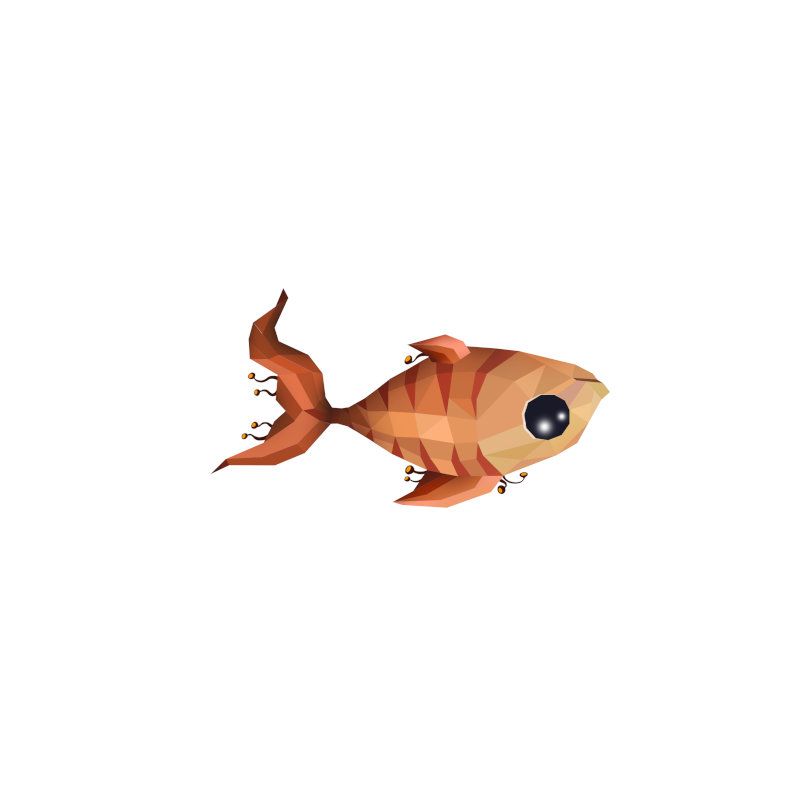
#> input picture fish.png, 800 x 800 px
$ python Synthetic2D.py
#> lines starting #> are read from the running program, lines starting #| are printed output that depends on the picture
### Lines2D.py
import numpy as np
import matplotlib.pyplot as plt

def clamp(arrs, boolexpr):
    """
    Clamp numpy arrays to a boolean expression
    Parameters
    ----------
    arrs: Length-k list of [ndarray(N)]
        List of arrays
    boolexpr: ndarray(N, dtype=np.boolean)
        Boolean expression
    Returns
    -------
    Length-k list of [ndarray(M)], where M is
    the number of true evaluations in boolexpr
    """
    return [arr[boolexpr] for arr in arrs]

def ray_intersect_loop(p0, v, X):
    """
    Parameters
    ----------
    p0: ndarray(2)
        Initial point on ray
    v: ndarray(2)
        Direction of ray
    X: ndarray(N, 2)
        Points on the loop

    Returns {'hit':boolean,
                    Whether an intersection happened,
            'p': ndarray(2)
                    Point of intersection,
             'n': ndarray(2)
                    Normal at the point of intersection
            }
    """
    # vec{a} + s*vec{u} refers to line segments on curve
    # vec{b} + t*vec{v} refers to ray
    A = X
    B = np.roll(X, -1, axis=0)
    u = B - A
    # Use Cramer's rule
    # uy*vx - ux*vy
    denom = u[:, 1]*v[0] - u[:, 0]*v[1]
    # vx*(by - ay) - vy*(bx - ax)
    num_s = v[0]*(p0[1]-A[:, 1]) - v[1]*(p0[0]-A[:, 0])
    # ux*(by - ay) - uy*(bx - ax)
    num_t = u[:, 0]*(p0[1]-A[:, 1]) - u[:, 1]*(p0[0]-A[:, 0])

    idx = np.arange(X.shape[0])
    [num_s, num_t, denom, idx] = clamp([num_s, num_t, denom, idx], np.abs(denom) > 0)
    s = num_s/denom
    t = num_t/denom
    # Intersection is within the bounds of the segments
    hit = False
    p = np.zeros(2)
    n = np.zeros(2)
    [s, t, idx] = clamp([s, t, idx], (s >= 0)*(s <= 1))
    if s.size > 0:
        [s, t, idx] = clamp([s, t, idx], t >= 0)
        if t.size > 0:
            minidx = np.argmin(t)
            s = s[minidx]
            t = t[minidx]
            idx = idx[minidx]
            p = p0 + t*v
            n = u[idx, :]
            n = np.array([-n[1], n[0]])
            n = n/np.sqrt(np.sum(n**2))
            hit = True
    return {'hit':hit, 'p':p, 'n':n}

# [18 lines that do not run on import are left out]

### Synthetic2D.py
# -*- coding: utf-8 -*-
"""
Created on Mon Feb 17 10:43:09 2020

@author: Rachel
"""

"""
Purpose: To simulate a 2D range camera by finding the largest
contour on an image and using it as the object of interest
"""
import numpy as np
import matplotlib.pyplot as plt
import matplotlib.image as mpimg
from sklearn.neighbors import KDTree
import skimage
import skimage.measure
import time
from Lines2D import ray_intersect_loop

class FakeScanner2D(object):
    """
    Attributes
    ----------
    I: ndarray(M, N)
        A grayscale image representing a solid object
    contour: ndarray(K, 2)
        A list of points on the boundary of the object
    """

    def __init__(self, path, cutoff=0.9):
        """
        Setup the image that will be used in the fake
        scanner, and extract the boundary contour
        Parameters
        ----------
        path: string
            Path to image file which will be used to simulate a solid object
        cutoff: float
            A number between 0 and 1 used to determine the cutoff at which
            to draw level sets
        """
#> called with path = 'fish.png', cutoff = 0.9
        I = mpimg.imread(path)
#> I is the input picture: shape (800, 800, 4) float32; mean R, G, B, A 0.985, 0.969, 0.96, 1
        # Convert to grayscale
        self.I = 0.3*I[:, :, 0] + 0.59*I[:, :, 1] + 0.11*I[:, :, 2]
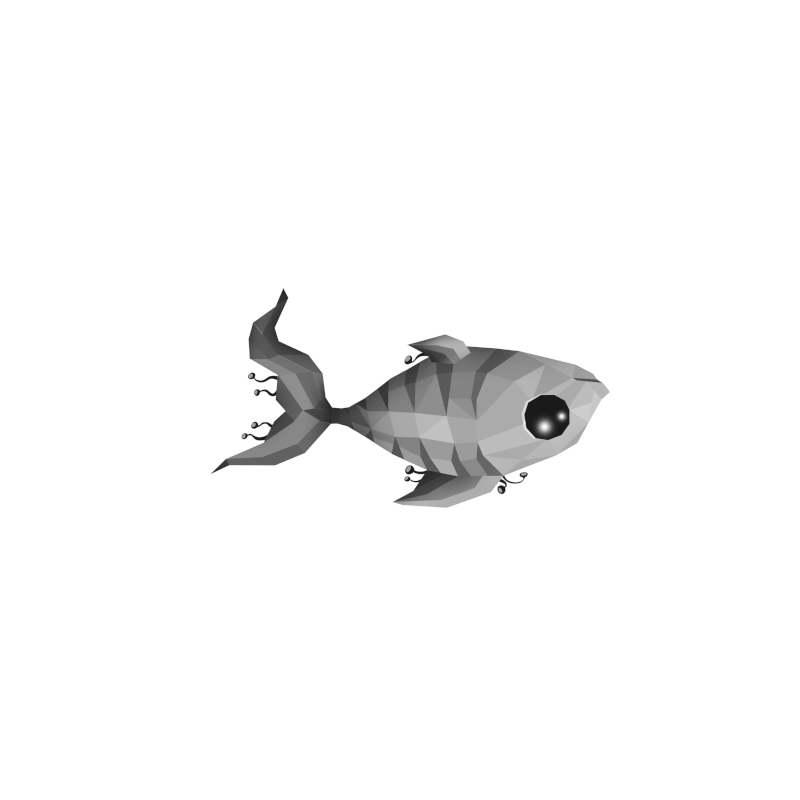
#> self.I: shape (800, 800) float32; min 0.105, max 1, mean 0.973
        contours = skimage.measure.find_contours(self.I, cutoff)
#> contours = 7 point arrays, longest 2241 points
        largest = np.array([[]])
        if len(contours) > 0:
            sizes = np.array([c.shape[0] for c in contours])
#> sizes = [2241, 5, 13, 7, 19, 5, 5]
            largest = contours[np.argmax(sizes)]
#> largest = 2241 pairs, first value 287.5 to 507.5, second value 210.2 to 609.3
        self.contour = np.flipud(largest)
#> self.contour has the same summary as largest

    def display_contour(self):
        """
        Draw the image, along with the contour
        """
        plt.imshow(self.I.T, cmap='gray')
        plt.plot(self.contour[:, 0], self.contour[:, 1])

    def get_range_scan(self, pos, towards, fov, res, do_plot=False):
        """
        Simulate a range scan
        Parameters
        ----------
        pos: ndarray(2)
            The x/y position of the camera
        towards: ndarray(2)
            A unit vector representing where the camera
            is pointed
        fov: float
            The field of view of the camera in radians
        res: int
            The number of samples to take
        do_plot: boolean
            Whether to plot the camera position and direction

        Returns
        -------
        range_scan: ndarray(res)
            The depth scans
        normals: ndarray(res, 2)
            The normals associated to each point of intersection
        """

        W, H = self.I.shape

        ## Initialize an array that will hold the range scan, and return
        ## at the end
        range_scan = np.inf*np.ones(res)
        normals = np.zeros((res, 2))

        if do_plot: ## Eventually, we want to make sure that even if we choose
            ## not to display a debugging plot that shows the intersections, our
            ## code is still able to compute the range scan and return it
            plt.subplot(1, 2, 1) # 1 Row of plots, 2 columns of plots, do the first one
            self.display_contour()
            plt.scatter([pos[0]], [pos[1]])

        thetas = np.linspace(-fov/2, fov/2, res) #all thetas within field of view
        right = np.array([towards[1], -towards[0]])

        if do_plot:
            rightdisp = pos + 50*right
            plt.plot([pos[0], rightdisp[0]], [pos[1], rightdisp[1]])
            plt.scatter(rightdisp[0], rightdisp[1])

        for i,theta in enumerate(thetas):
                ## TODO: Update this equation to be in the new coordinate
                ## system with "towards" and "right" vectors
                ## Ex) If I had a vector T and a vector R, which were each
                ## 2-element numpy arrays, I could write V = T + a*R, where
                ## a is some scalar, and V will then be a 2-element
                ## numpy array which you can think of as a vector
            V = towards + np.tan(theta)*right
            if do_plot:
                plt.plot([pos[0], pos[0]+100*V[0]], [pos[1], pos[1]+100*V[1]])

            res = ray_intersect_loop(pos, V, self.contour)
            if  res['hit']:
                # Depth is distance of camera to intersection
                y = res['p']
                diff = y - pos
                dist = np.sqrt(np.sum(diff**2))
                range_scan[i] = dist
                normals[i, :] = res['n']
                if do_plot:
                    plt.scatter(y[0], y[1])
                    plt.plot([y[0], y[0]+50*+normals[i, 0]], [y[1], y[1]+50*normals[i, 1]])

        if do_plot:
            plt.axis('equal')
            plt.gca().invert_yaxis()
            ## Show the range scan in the second subplot on the right
            plt.subplot(1, 2, 2)
            plt.plot(thetas*180/np.pi, range_scan)
        return range_scan, normals


class Reconstruction2D(object):
    """
    Attributes
    ----------
    res: int
        The number of pixels across each axis in the grid
    xmin: float
        Min x coordinate
    xmax: float
        Max x coordinate
    ymin: float
        Min y coordinate
    ymax: float
        Max y coordinate
    XGrid: ndarray(res*res, 2)
        The locations of the points on the grid
    SDF: ndarray(res, res)
        The signed distance image
    weights: ndarray(res, res)
        Weights for the SDF points (see more info in Curless/Levoy)
    """

    def __init__(self, res, xmin, xmax, ymin, ymax):
        # Store grid information as local variables
        self.res = res
        self.xmin = xmin
        self.xmax = xmax
        self.ymin = ymin
        self.ymax = ymax
        pixx = np.linspace(xmin, xmax, res)
        pixy = np.linspace(ymin, ymax, res)
        X, Y = np.meshgrid(pixx, pixy)
        self.XGrid = np.array([X.flatten(), Y.flatten()]).T
       # print(self.XGrid)
        self.SDF = np.nan*np.ones((res, res)) # The signed distance image
        self.weights = np.zeros((res, res))

    def get_scan_points(self, pos, towards, fov, res, range_scan, normals):
        """
        Given a range scan, update the signed distance image and the weights
        to incorporate the new scan.  You may assume
        Parameters
        ----------
        pos: ndarray(2)
            The x/y position of the camera that took this scan
        towards: ndarray(2)
            A unit vector representing where the camera that took
            this scan was pointed
        fov: float
            The field of view of the camera in radians
        res: int
            Resolution of the camere
        range_scan: ndarray(N)
            The range scan of the scanner
        normals: ndarray(N, 2)
            The normals at each point of intersection
            (TODO: They are in global coordinates now, should be relative to camera)

        Returns
        -------
        V: ndarray(M <= N, 2)
            Points scanned in global coordinates that were actually seen
            (non-infinite)
        N: ndarray(M <= N, 2)
            Array of corresponding normals
        """
        right = np.array([towards[1], -towards[0]])
        thetas = np.linspace(-fov/2, fov/2, res)
        V = np.ones((res,2)) #will hold vectors
        #recreation of x,y coordinates for each intersection as unit vectors
        for i,theta in enumerate(thetas):
            v = towards + np.tan(theta)*right
            m = np.sqrt(np.sum(v*v))
            v = v / m
           # print(v) #unit vector test
            V[i] = pos + range_scan[i]*v
        V = V[np.isfinite(range_scan), :]
        N = normals[np.isfinite(range_scan), :]
        return V, N

    def incorporate_scan(self, V, N, trunc_dist, do_plot=False):
        """
        Given a range scan, update the signed distance image and the weights to incorporate the new scan.
        Parameters
        ----------
        V: ndarray(M, 2)
            Points scanned in global coordinates that were actually seen
            (non-infinite)
        N: ndarray(M, 2)
            Array of corresponding normals in global coordinates
        trunc_dist: float
            Threshold at which to truncate
        """
        if V.size == 0:
            return
        tree = KDTree(V)
        distances, indices = tree.query(self.XGrid, k=1)
        indices = indices.flatten()
        distances = np.reshape(distances, (self.res, self.res))

        ## Step 1: Compute the Signed distance function
        # All the points on V that are closest to the corresponding
        # points on XGrid
        P  = V[indices, :]
        N2 = N[indices, :]
        sdf = np.sum((self.XGrid - P)*N2, 1)
        sdf = np.reshape(sdf, (self.res, self.res))
        w = np.zeros_like(sdf)
        w[distances < trunc_dist] = 1

        ## Step 2: Incorporate this signed distance
        ## function into the overall signed distance function
        numerator = np.nanprod(np.array([self.weights, self.SDF]), axis=0)
        numerator = numerator + w*sdf
        self.weights = w + self.weights
        idx = self.weights > 0
        self.SDF[idx] = numerator[idx] / self.weights[idx]
        self.SDF[self.weights == 0] = np.nan

        if do_plot:
            sdf[distances >= trunc_dist] = np.nan
            vmax = np.max(np.abs(sdf[~np.isnan(sdf)]))
            plt.figure(figsize=(15, 5))
            plt.subplot(131)
            plt.imshow(distances)
            plt.gca().invert_yaxis()
            plt.colorbar()
            plt.title("Euclidean Distances of Nearest Neighbor")
            plt.subplot(132)
            plt.imshow(sdf, cmap='seismic', vmin=-vmax, vmax=vmax)
            plt.gca().invert_yaxis()
            plt.colorbar()
            plt.title("Signed distance")
            plt.subplot(133)
            plt.imshow(w)
            plt.gca().invert_yaxis()
            plt.title("Weights")
            plt.colorbar()
            plt.show()

    def plot_reconstruction(self, scanner, cameras):
        """
        Plot the reconstruction
        Parameters
        ----------
        scanner: FakeScanner2D
            (Optional) The scanner object that was used to
            obtain the scans.  If it's provided, the ground
            truth image will be drawn for context
        cameras: list of [{'pos':ndarray(2), 'towards':ndarray(2)}]
            (Optional) If specified a list of cameras that were used to obtain the scans
        """
        sdf = self.SDF
        vmax = np.max(np.abs(sdf[~np.isnan(sdf)]))
        plt.figure(figsize=(15, 5))
        plt.subplot(131)
        for camera in cameras:
            pos, towards = camera['pos'], camera['towards']
            if scanner:
                scanner.display_contour()
            plt.scatter([pos[0]], [pos[1]])
            p2 = pos + 20*towards
            plt.plot([pos[0], p2[0]], [pos[1], p2[1]])
        plt.gca().invert_yaxis()
        plt.subplot(132)
        plt.imshow(sdf, cmap='seismic', vmin=-vmax, vmax=vmax)
        plt.gca().invert_yaxis()
        plt.colorbar()
        plt.title("Signed distance")
        plt.subplot(133)
        plt.imshow(self.weights)
        plt.gca().invert_yaxis()
        plt.title("Weights")
        plt.colorbar()
        plt.show()


def get_arc_test(start_theta, end_theta, res):
    t = np.linspace(start_theta, end_theta, res)
    V = np.zeros((t.size, 2))
    V[:, 0] = 400 + 100*np.cos(t)
    V[:, 1] = 400 + 100*np.sin(t)
    N = np.zeros((t.size, 2))
    N[:, 0] = np.cos(t)
    N[:, 1] = np.sin(t)
    return V, N

tic = time.time()
scanner = FakeScanner2D("fish.png")
recon = Reconstruction2D(200, 0, 800, 0, 800)

fov = np.pi/2 # Field of view of the camera
res = 100 # Resolution of the camera

trunc_dist = 20.0
"""
pos1 = np.array([100, 100]) # Position of the camera
towards1 = np.array([1, 1]) # Direction of the camera
range_scan, normals = scanner.get_range_scan(pos1, towards1, fov, res)
V, N = recon.get_scan_points(pos1, towards1, fov, res, range_scan, normals)
recon.incorporate_scan(V, N, trunc_dist, do_plot=True)

pos2 = np.array([350, 75]) # Position of the camera
towards2 = np.array([0, 1]) # Direction of the camera
range_scan, normals = scanner.get_range_scan(pos2, towards2, fov, res)
V, N = recon.get_scan_points(pos2, towards2, fov, res, range_scan, normals)
recon.incorporate_scan(V, N, trunc_dist, do_plot=True)
"""

fishCenter = np.array([400, 400])
initialPosC = np.array([200,200]) #initial camera position in cartesian coordinates
r = np.sqrt(np.sum((initialPosC-fishCenter)**2)) #radius of circle based off of initial camera position
#initialPosP = np.array([np.sqrt(initialPosC[0]**2 + initialPosC[1]**2), np.arctan(initialPosC[1]/initialPosC[0])])

#thetas = [ 0, np.pi/6, np.pi/4, np.pi/3, np.pi/2, (2*np.pi)/3, (3*np.pi)/4, (5*np.pi)/6, np.pi, (7*np.pi)/6, (5*np.pi)/4, (4*np.pi)/3, (3* np.pi)/2, (5*np.pi)/3, (7*np.pi)/4, (11*np.pi)/6]
#thetas = [np.pi/6, np.pi/4, np.pi/3] #testing a smaller array
num_cameras = 20
thetas = np.linspace(0, 2*np.pi, num_cameras+1)[0:-1]

towards = np.array([1,1])

cameras = [{'pos':initialPosC, 'towards':towards}] #list of [{'pos':ndarray(2), 'towards':ndarray(2)}]
cameras.pop(0)

for theta in thetas:
    towards = np.zeros(2)
    if theta > 0 and theta < np.pi/2:
        towards[0] = -1
        towards [1] = -1
    elif theta >= np.pi/2 and theta < np.pi:
        towards[0] = 1
        towards[1] = -1
    elif theta >= np.pi and theta < (3*np.pi)/2:
        towards[0] = 1
        towards [1] = 1
    else:
        towards[0] = -1
        towards[1] = 1


    #towards is unit vector of polar coordinates
    #towards[0] = (initialPosP[0] * np.cos(initialPosP[1])) / np.sqrt((initialPosP[0] * np.cos(initialPosP[1]))**2 + initialPosP[0] * np.sin(initialPosP[1])**2)
    #towards[1] = (initialPosP[0] * np.sin(initialPosP[1])) / np.sqrt((initialPosP[0] * np.cos(initialPosP[1]))**2 + initialPosP[0] * np.sin(initialPosP[1])**2)


    circle_xy = np.array([np.cos(theta), np.sin(theta)])
    xy = r*circle_xy + fishCenter
    towards = -circle_xy
    #towards is unit vector of circle?
    #towards[0] = (r * np.cos(theta)) /  np.sqrt ((r * np.cos(theta))**2 + (r * np.sin(theta))**2)
    #towards [1] = (r * np.sin(theta)) /  np.sqrt ((r * np.cos(theta))**2 + (r * np.sin(theta))**2)


    #xy = np.array([initialPosP[0]*np.cos(initialPosP[1]), initialPosP[0]*np.sin(initialPosP[1])])
    cameras.append({'pos':xy, 'towards':towards})

    range_scan, normals = scanner.get_range_scan(xy, towards, fov, res)
    V, N = recon.get_scan_points(xy, towards, fov, res, range_scan, normals)
    recon.incorporate_scan(V,N, trunc_dist, do_plot=False)
#> this loop made 20 passes


recon.plot_reconstruction(scanner, cameras)
#> in plot_reconstruction, `plt.show()`:
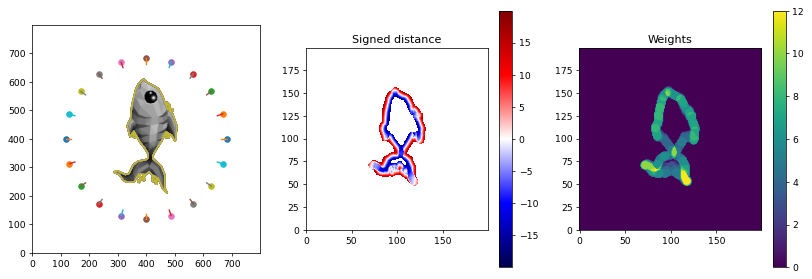
#> figure drawn by matplotlib, 5 panels

toc = time.time()
print("Elapsed Time: %.3g"%(toc-tic))

plt.figure(figsize=(8, 8))
contours = skimage.measure.find_contours(recon.SDF, 0)
for c in contours:
    plt.plot(c[:, 1], c[:, 0])
plt.axis('equal')
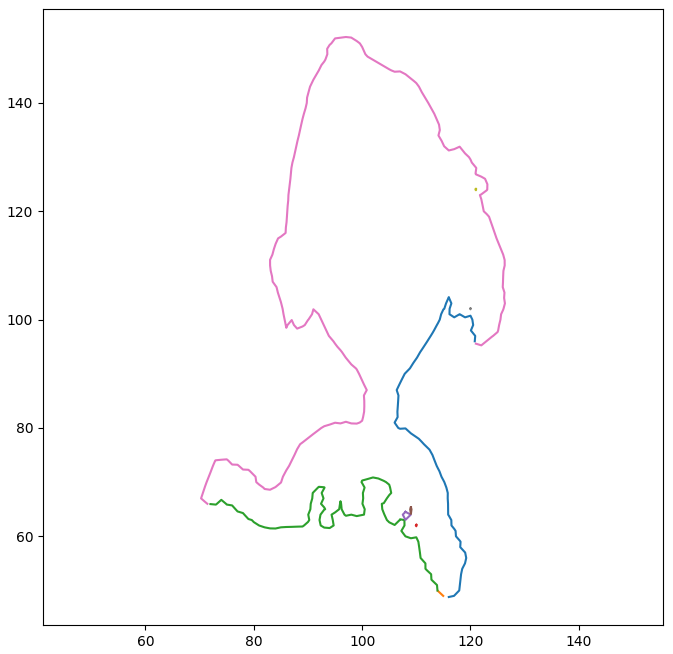
#> figure drawn by matplotlib, 1 panel
